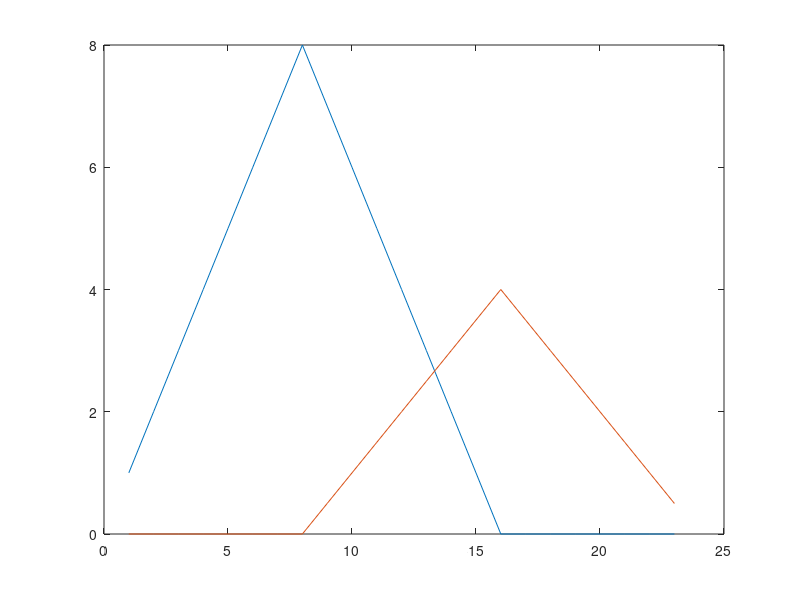
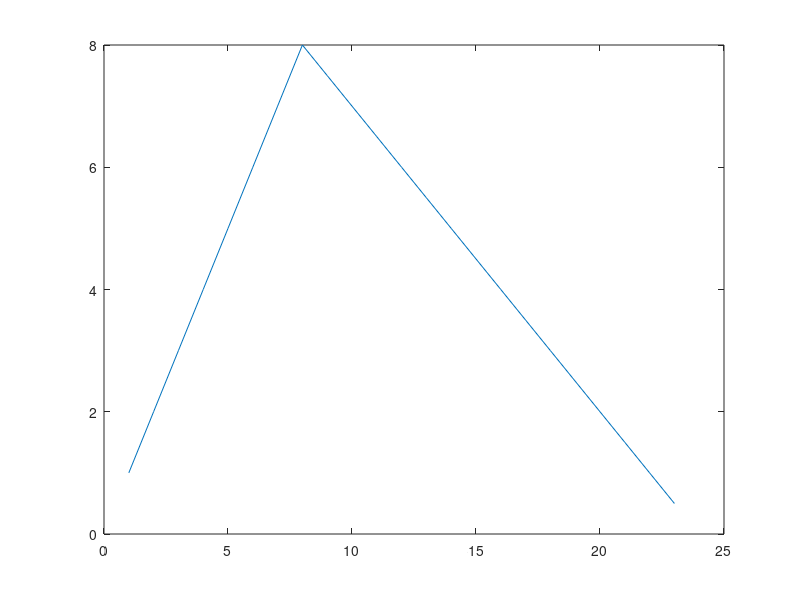
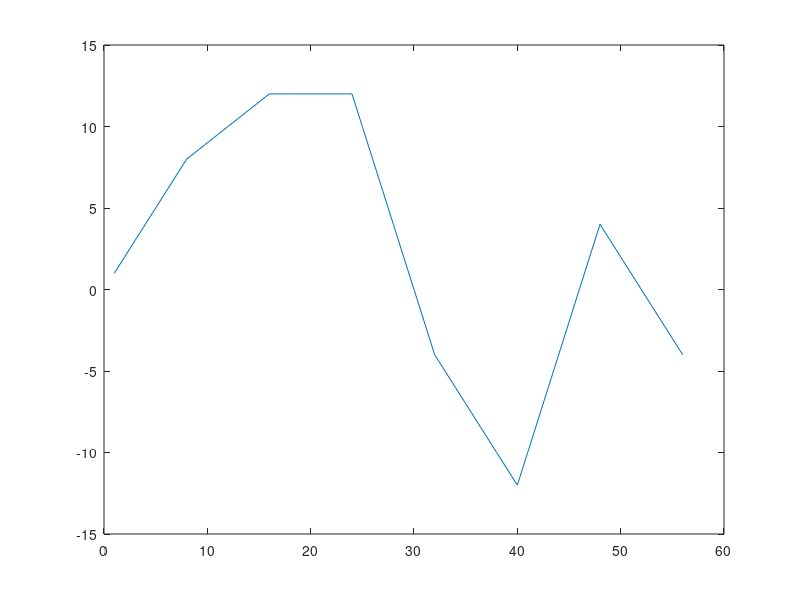
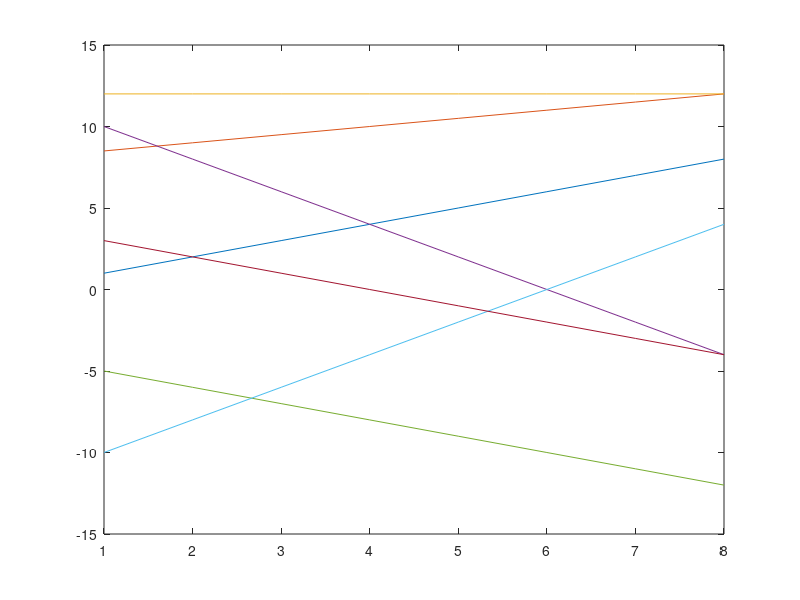

These figures' MATLAB source, in order:
%2
%information binaire a transmettre
    Fe=24000;
    Te=1/Fe;
    Rb=3000;
    %longueur du message en bits
    nb_bits=10000;
    %generation de l'information binaire a transmettre
    bits=randi([0 1],1,nb_bits);
 %Modulateur/demodulateur1
    %nombre de symbole possibles pour le modulateur1 
    M=2;
    %debit symbole
    Rs=Rb/log2(M);
    %Duree symbole en nombre d'echantillons (Ts=NsTe)
    Ns=Fe/Rs;
    %reponse_impulsionnellle_globale 
    %modulateur1
    h1=ones(1,Ns);
    %Mapping binaire a? moyenne nulle : 0->-1, 1->1 
    Symboles=2*bits-1;
    %Surechantillionnage modulateur1
    suite_diracs=kron(Symboles,[1 , zeros(1,Ns-1)]);
    %filtrage
    X1=filter(h1,1, suite_diracs);
    %signal recu
    X1r=filter(h1,1,X1);
    %echantillonnage
    n0=Ns;
    X1e=X1r(n0:Ns:length(X1r));
    %decisions /demaping
    X1e(X1e>0)=1;
    X1e(X1e<0)=0;
    %taux d'erreur binnaire
    erreur=mean(abs(X1e - bits))
%% 3
    %sequence binaire
    bits=[1 1 1 0 0 1 0];
    %Modulateur/demodulateur1
    %nombre de symbole possibles pour le modulateur1 
    M=2;
    %debit symbole
    Rs=Rb/log2(M);
    %Duree symbole en nombre d'echantillons (Ts=NsTe)
    Ns=Fe/Rs;
    %reponse_impulsionnellle_globale 
    %modulateur1
    h1=ones(1,Ns);
    %Mapping binaire a? moyenne nulle : 0->-1, 1->1 
    Symboles=2*bits-1;
    %Surechantillionnage modulateur1
    suite_diracs=kron(Symboles,[1 , zeros(1,Ns-1)]);
    g1=conv(h1,h1);
    g2=cat(2, zeros(1,Ns),1/2*g1);
    g1l=cat(2,g1,zeros(1,Ns));
    g=g1l+g2;
    figure;
    plot(1:length(g1l),g1l,1:length(g1l),g2);
    figure;
    plot(g);
    
    Xr=filter(g,1,suite_diracs);
    figure;
    plot(Xr);
    
    figure;
    plot(reshape(Xr,Ns,length(Xr)/Ns));
    
    %echantillionnage
    Xe=Xr(Ns:Ns:end);
    
    %decisions/demapping 
    Xe(Xe>0)=1;
    Xe(Xe<0)=0;
    TEB=mean(abs(Xe-bits))
    %% 4
    %sequence binaire
   %longueur du message en bits
    nb_bits=10000;
    %generation de l'information binaire a transmettre
    bits=randi([0 1],1,nb_bits);
    %Modulateur/demodulateur1
    %nombre de symbole possibles pour le modulateur1 
    M=2;
    %debit symbole
    Rs=Rb/log2(M);
    %Duree symbole en nombre d'echantillons (Ts=NsTe)
    Ns=Fe/Rs;
    %reponse_impulsionnellle_globale 
    %modulateur1
    h1=ones(1,Ns);
    %Mapping binaire a? moyenne nulle : 0->-1, 1->1 
    Symboles=2*bits-1;
    
    %Surechantillionnage modulateur1
    suite_diracs=kron(Symboles,[1 , zeros(1,Ns-1)]);
    X=conv(suite_diracs,h1,'same');
    g1=conv(h1,h1);
    g2=cat(2, zeros(1,Ns),1/2*g1);
    g1l=cat(2,g1,zeros(1,Ns));
    
    
    Xr=filter(g,1,suite_diracs);
    Px=mean(abs(X).^2);
    rapportEN=linspace(1,6,100)';
    sigma=sqrt(Px*Ns./(2*log2(M).*rapportEN));
    bruitR=sigma*randn(1,length(X));
    bruitfiltre=zeros(size(bruitR));
   
    bruitfiltre(1,:)=conv(bruitR(1,:),h1,'same');
    bruitfiltre(2,:)=conv(bruitR(2,:),h1,'same');
    for i=1:length(rapportEN)
        bruitfiltre(i,:)=conv(bruitR(i,:),h1,'same');
    end
    Xr=repmat(Xr,length(rapportEN),1);
    Xbr=Xr+bruitfiltre;
    %echantillionnage
    Xe=Xbr(:,Ns:Ns:end);
    
    %decisions/demapping 
    Xe(Xe>0)=1;
    Xe(Xe<0)=0;
    TEB=mean(abs(Xe-bits),2);
    figure;
    semilogy(10*log10(rapportEN),TEB);
    
    
    
    %% 3.2
    %sequence binaire
   %longueur du message en bits
    nb_bits=10000;
    %generation de l'information binaire a transmettre
    bits=randi([0 1],1,nb_bits);
    bits=zeros(1,length(bits));
   bits(1)=1;
    %Modulateur/demodulateur1
    %nombre de symbole possibles pour le modulateur1 
    M=2;
    %debit symbole
    Rs=Rb/log2(M);
    %Duree symbole en nombre d'echantillons (Ts=NsTe)
    Ns=Fe/Rs;
    %reponse_impulsionnellle_globale 
    %modulateur1
    h1=ones(1,Ns);
    %Mapping binaire a? moyenne nulle : 0->-1, 1->1 
    Symboles=2*bits-1;
    %Surechantillionnage modulateur1
    suite_diracs=kron(Symboles,[1 , zeros(1,Ns-1)]);
    g1=conv(h1,h1);
    g2=cat(2, zeros(1,Ns),1/2*g1);
    g1l=cat(2,g1,zeros(1,Ns));
    g=g1l+g2;
    Xr=filter(g,1,suite_diracs);
    %echantillionnage
    Xe=Xr(Ns:Ns:end);
    %decisions/demapping 
    Xe(Xe>0)=1;
    Xe(Xe<0)=0;
    TEB=mean(abs(Xe-bits))
    Z=zeros(length(bits),2);
    no=Ns;
    for i=1:length(bits)
        for j=1:min(i,2)
            
            Z(i,j)=Xr(no+Ns*(i-j));
        end
    end
    Y=zeros(length(bits),1);
    Y(1)=1;
    C=(Z'*Z)\(Z'*Y);
    